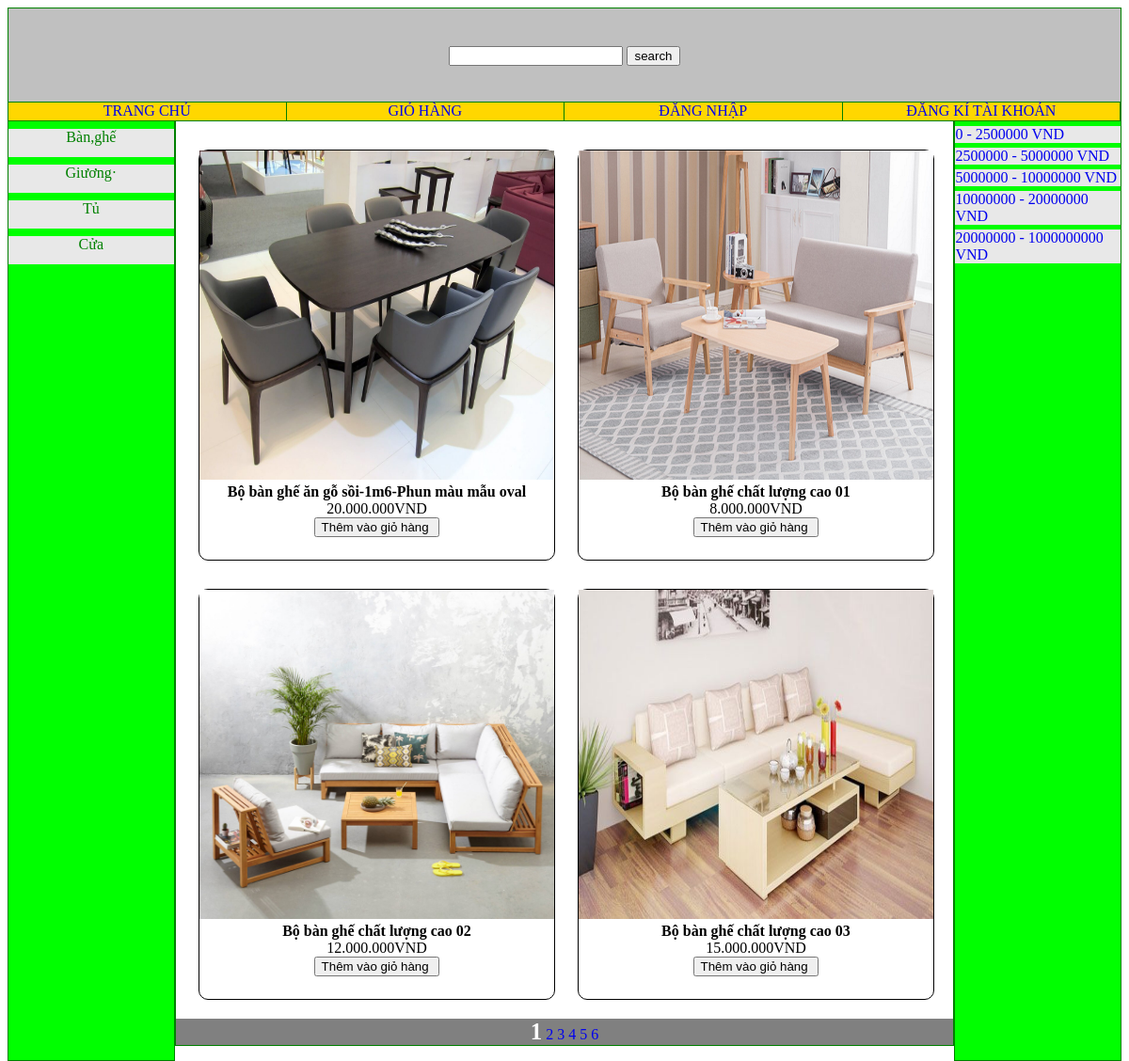
Page /website/index.php on the committed database.
### tables this page shows
CREATE TABLE `brands` (
  `id` int(11) NOT NULL,
  `brandname` varchar(30) NOT NULL,
  `brandstatus` tinyint(1) NOT NULL DEFAULT 0
);

CREATE TABLE `products` (
  `id` int(11) NOT NULL,
  `brandid` int(11) NOT NULL,
  `productName` varchar(50) NOT NULL,
  `productImage` varchar(50) NOT NULL,
  `productPrice` int(11) NOT NULL,
  `productDescription` text NOT NULL,
  `productView` int(11) NOT NULL,
  `productStatus` tinyint(1) NOT NULL DEFAULT 0
);

CREATE TABLE `prices` (
  `id` int(11) NOT NULL,
  `priceFrom` int(11) NOT NULL,
  `priceTo` int(11) NOT NULL,
  `priceStatus` tinyint(1) NOT NULL DEFAULT 0
);

### website/views/home.php (called while the page is built)
<?php include"showproduct.php"?>

### website/views/showproduct.php (the view, shortened to what this page needs)
<?php
$option='home';
$query = "select*from products where productStatus=1";
$page=1;
$productsperpage =4;
$from =($page-1)*$productsperpage;
$totalProducts = $con->query($query);
$totalPages= ceil(mysqli_num_rows($totalProducts)/$productsperpage);
$query .=" limit $from ,$productsperpage";
$result = $con->query($query);
?>
<section >
    <?php foreach($result as $item):?>
        <section class="product">
            <section> <a href="?option=productdetail&id=<?=$item['id']?>"><img src="imagess/<?=$item['productImage']?>" width="100%" height="350px"></a></section>
            <section> <b><?=$item['productName']?></b></section>
            <section><?=number_format($item['productPrice'],0,',','.')?>VND</section>
            <section><input type="button" value="Thêm vào giỏ hàng " onclick="location='?option=cart&action=add&id=<?=$item['id']?>';"></section>
        </section>
        <?php endforeach;?>
</section>
<section class="pages">
    <?php for($i=1; $i<=$totalPages; $i++):?>
        <a class="<?=(empty($_GET['page'])&&$i==1)||(isset($_GET['page'])&&$_GET['page']==$i)?'highlight':''?>" href="?option=<?=$option?>&page=<?=$i?>"><?=$i?></a>
    <?php endfor;?>
</section>

### website/index.php (shortened to what this page needs)
<!DOCTYPE html>
<?php
$con = new MySQLi("localhost","root","","db_bandogo")
?>
<html>
<head>
	<link rel="stylesheet" href="css/style.css">
</head>
<body>
<section id="wrapper">
	<header><?php include"views/layout/header.php";?></header>
	<nav class="menu-top"><?php include"views/layout/menu-top.php"?></nav>
	<aside  style="background: #00FF00;"><?php include"views/layout/left.php";?></aside>
	<article>
		<?php include"routes.php";?>
	</article>
	<aside style="background: #00FF00;"><?php include"views/layout/right.php";?></aside>
</section>
</body>
</html>

### website/views/layout/header.php (shortened to what this page needs)
<section style="text-align: center;line-height: 100px;background: #C0C0C0;">
	<form method="post">
		<input type="search" name="keyword" value="<?=isset($_GET['keyword'])?($_GET['keyword']):""?>"> <input type="submit" value="search">
	</form>
</section>

### website/views/layout/menu-top.php
<a href="?option=home" >TRANG CHỦ</a>
<a href="?option=cart" >GIỎ HÀNG</a>
	<?php if(empty($_SESSION['user1'])):?>
		<a href="?option=login" >ĐĂNG NHẬP</a>
		<a href="?option=signup" >ĐĂNG KÍ TÀI KHOẢN</a>
	<?php else:?>
		<section class="logout">
			Hello: <?=$_SESSION['user1']?> [<a href="?option=logout">Logout</a>]
		</section>
	<?php endif;?>

### website/views/layout/left.php
<?php
$query = "select*from brands where brandstatus=1";
$result = $con->query($query);
?>
<nav class="menu-left">
	<?php foreach($result as $item):?>
	<a href="?option=showproduct&brandid=<?=$item['id']?>"><?=$item['brandname']?></a>
	<?php endforeach;?>
</nav>

### website/routes.php
<?php
		if(isset($_GET['option'])):
			switch($_GET['option']):
				case'home':include"views/home.php";break;
				case'showproduct':include"views/showproduct.php";break;
				case'order':include"views/order.php";break;
				case'ordersuccess':include"views/ordersuccess.php";break;
				case'cart':include"views/cart.php";break;
				case'sigin':include"views/login.php";break;
				case'login':include"views/login.php";break;
				case'signup':include"views/signup.php";break;
				case'logout' : unset($_SESSION['user1']);header("location: ."); break;
				case'search': include"views/search.php"; break;
				case 'productdetail':include"views/productdetail.php";break;
			endswitch;
		else:
			include"views/home.php";
		endif;
		?>

### website/views/layout/right.php
<?php
$query = "select*from prices where priceStatus=1";
$result = $con->query($query);
?>
<nav class ="menu-right">
    <?php foreach($result as $item):?>
        <a href="?option=showproduct&from=<?=$item['priceFrom']?>&to=<?=$item['priceTo']?>"><?=$item['priceFrom'].' - '.$item['priceTo']?> VND</a>
    <?php endforeach;?>
</nav>

### website/css/style.css (style rules this page uses)
.highlight { color: white;font-size: 25px;font-weight: bold; }
.pages { width: 100%;float: left;background: grey;text-align: center;margin-top: 20px; }
.pages a { text-decoration: none; }
header,.menu-top,aside,article,footer { float: left;border: green thin solid;box-sizing: border-box; }
header { width: 100%;height: 100px; }
.menu-top { width: 100%;height: 20px; }
.menu-top>a { width: 25%;float: left;height: inherit;line-height: 18px;text-decoration: none;border-right: green thin solid;box-sizing: border-box;text-align: center;background: gold; }
.menu-top>a:first-child { border-left: none; }
aside { width: 15%; min-height: 1000px; background: black; }
article { width: 70%;min-height: 300px; }
.product { border: black thin solid;width: 45.5%;height: 435px;float: left;text-align: center;margin-left: 3%;margin-top: 30px;border-radius: 10px; }
.menu-left>a { float: left;width: 100%;margin-top: 8px;background:#E8E8E8;text-decoration: none;height: 30PX;text-align: center; color: green; }
.menu-right>a { float: left; width: 100%;margin-top:5px;background:#E8E8E8; }
.menu-right>a { text-decoration: none; }

### rows in the picture
brands: brandname "Bàn,ghế"
brands: brandname "Giương·"
brands: brandname "Tủ"
brands: brandname "Cửa"
products: productImage (picture), productName "Bộ bàn ghế ăn gỗ sồi-1m6-Phun màu mẫu oval", productPrice "20.000.000"
products: productImage (picture), productName "Bộ bàn ghế chất lượng cao 01", productPrice "8.000.000"
products: productImage (picture), productName "Bộ bàn ghế chất lượng cao 02", productPrice "12.000.000"
products: productImage (picture), productName "Bộ bàn ghế chất lượng cao 03", productPrice "15.000.000"
prices: priceFrom "0", priceTo "2500000"
prices: priceFrom "2500000", priceTo "5000000"
prices: priceFrom "5000000", priceTo "10000000"
prices: priceFrom "10000000", priceTo "20000000"
prices: priceFrom "20000000", priceTo "1000000000"
